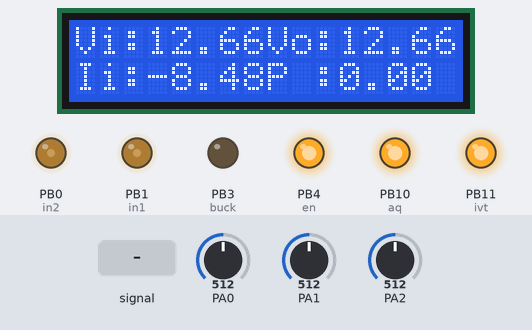
Recording of a sketch running on a simulated STM32 Blue Pill. Shown: 16×2 character LCD, output pins drawn as LEDs (lit = HIGH). Dashed ring = blinking. The inputs (shaded band) are chosen by the test bench; at power-on: PA0 = 512, PA2 = 512, PA1 = 512. What the sketch prints to the serial monitor is not drawn.

Above: at 2.08 s.
2.4 s: PA0 set to 629
At 3.52 s:
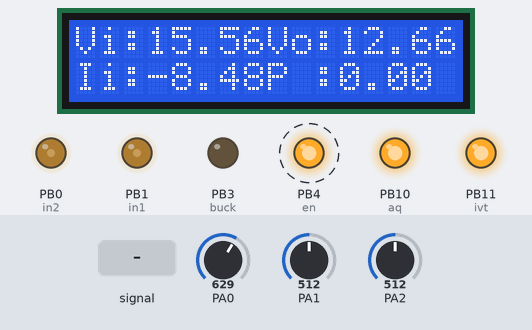
5.2 s: PA0 set to 659
At 5.69 s:
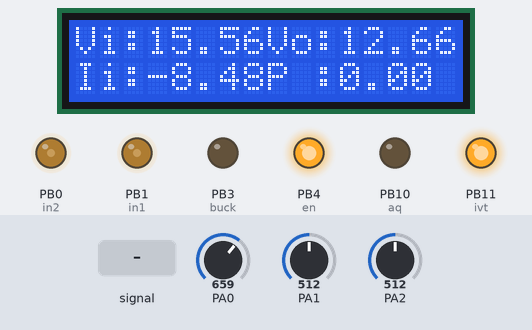
8.2 s: PA2 set to 716
At 9.0 s:
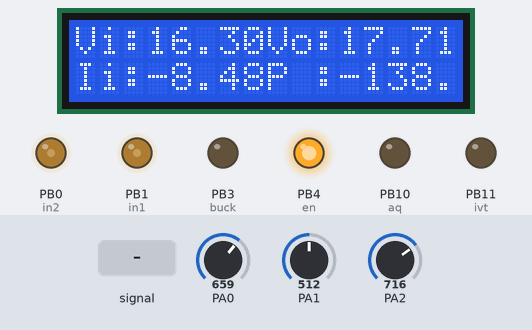
10.2 s: PA0 fed a 2 Hz sine of ±306 counts around its level
At 10.75 s:
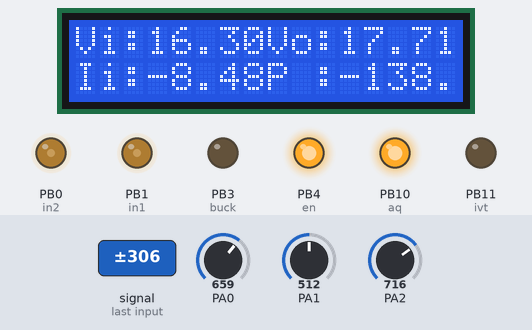
13.1 s: PA2 set to 511
At 15.82 s:
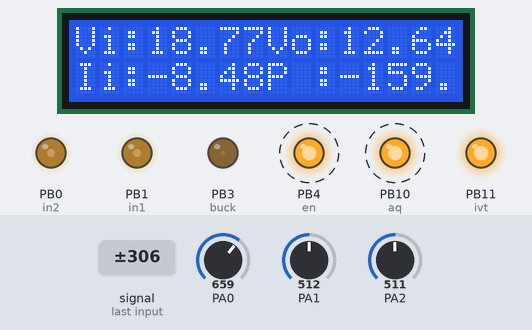
16.1 s: PA2 fed a 2 Hz sine of ±306 counts around its level
At 18.71 s:
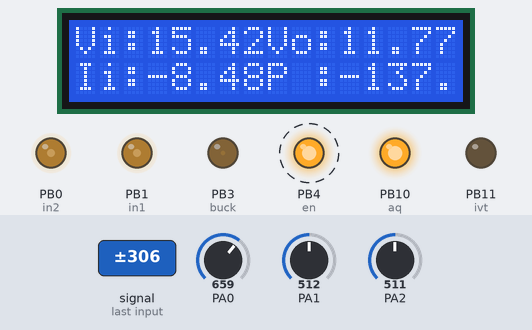
Timing chart, 0 to 20.1 s (numbered marks = the images above; inputs shaded):
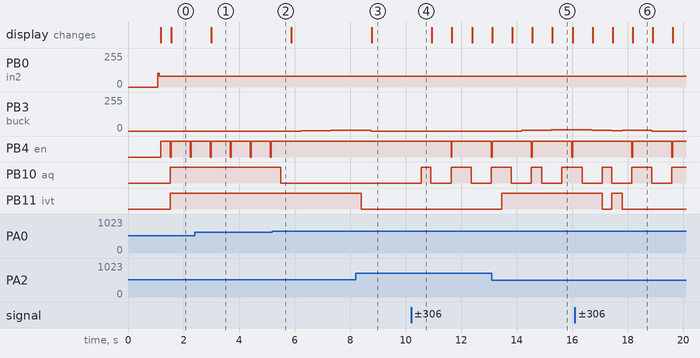

The sketch:

code.ino
```cpp
#include <PID_v1.h>
#include "STM32TimerInterrupt.h"
#include "STM32_ISR_Timer.h"
#define   en     PB4
#define   buck   PB3
#define   in1    PB1
#define   in2    PB0
#define   ivt    PB11
#define   aq     PB10
#include <Wire.h>
#include <LiquidCrystal_I2C.h>
LiquidCrystal_I2C lcd(0x27,16,2);
STM32Timer ITimer(TIM1);
STM32_ISR_Timer ISR_Timer;
int dem=0;
float vout,vset=13;
float vin;
long tg1;
float i_in;
int ma1[]={
50 ,100 ,151 ,201 ,250 ,300 ,349 ,398 ,446 ,494 ,
542 ,589 ,635 ,681 ,726 ,771 ,814 ,857 ,899 ,940 ,
981 ,1020 ,1058 ,1095 ,1131 ,1166 ,1200 ,1233 ,1264 ,1294 ,
1323 ,1351 ,1377 ,1402 ,1426 ,1448 ,1468 ,1488 ,1505 ,1522 ,
1536 ,1550 ,1561 ,1572 ,1580 ,1587 ,1593 ,1597 ,1599 ,1600 ,
1599 ,1597 ,1593 ,1587 ,1580 ,1572 ,1561 ,1550 ,1536 ,1522 ,
1505 ,1488 ,1468 ,1448 ,1426 ,1402 ,1377 ,1351 ,1323 ,1294 ,
1264 ,1233 ,1200 ,1166 ,1131 ,1095 ,1058 ,1020 ,981 ,940 ,
899 ,857 ,814 ,771 ,726 ,681 ,635 ,589 ,542 ,494 ,
446 ,398 ,349 ,300 ,250 ,201 ,151 ,100 ,50 ,0 ,
0 ,0 ,0 ,0 ,0 ,0 ,0 ,0 ,0 ,0 ,
0 ,0 ,0 ,0 ,0 ,0 ,0 ,0 ,0 ,0 ,
0 ,0 ,0 ,0 ,0 ,0 ,0 ,0 ,0 ,0 ,
0 ,0 ,0 ,0 ,0 ,0 ,0 ,0 ,0 ,0 ,
0 ,0 ,0 ,0 ,0 ,0 ,0 ,0 ,0 ,0 ,
0 ,0 ,0 ,0 ,0 ,0 ,0 ,0 ,0 ,0 ,
0 ,0 ,0 ,0 ,0 ,0 ,0 ,0 ,0 ,0 ,
0 ,0 ,0 ,0 ,0 ,0 ,0 ,0 ,0 ,0 ,
0 ,0 ,0 ,0 ,0 ,0 ,0 ,0 ,0 ,0 ,
0 ,0 ,0 ,0 ,0 ,0 ,0 ,0 ,0 ,0};

int ma2[] = {
0 ,0 ,0 ,0 ,0 ,0 ,0 ,0 ,0 ,0 ,
0 ,0 ,0 ,0 ,0 ,0 ,0 ,0 ,0 ,0 ,
0 ,0 ,0 ,0 ,0 ,0 ,0 ,0 ,0 ,0 ,
0 ,0 ,0 ,0 ,0 ,0 ,0 ,0 ,0 ,0 ,
0 ,0 ,0 ,0 ,0 ,0 ,0 ,0 ,0 ,0 ,
0 ,0 ,0 ,0 ,0 ,0 ,0 ,0 ,0 ,0 ,
0 ,0 ,0 ,0 ,0 ,0 ,0 ,0 ,0 ,0 ,
0 ,0 ,0 ,0 ,0 ,0 ,0 ,0 ,0 ,0 ,
0 ,0 ,0 ,0 ,0 ,0 ,0 ,0 ,0 ,0 ,
0 ,0 ,0 ,0 ,0 ,0 ,0 ,0 ,0 ,0 ,
50 ,100 ,151 ,201 ,250 ,300 ,349 ,398 ,446 ,494 ,
542 ,589 ,635 ,681 ,726 ,771 ,814 ,857 ,899 ,940 ,
981 ,1020 ,1058 ,1095 ,1131 ,1166 ,1200 ,1233 ,1264 ,1294 ,
1323 ,1351 ,1377 ,1402 ,1426 ,1448 ,1468 ,1488 ,1505 ,1522 ,
1536 ,1550 ,1561 ,1572 ,1580 ,1587 ,1593 ,1597 ,1599 ,1600 ,
1599 ,1597 ,1593 ,1587 ,1580 ,1572 ,1561 ,1550 ,1536 ,1522 ,
1505 ,1488 ,1468 ,1448 ,1426 ,1402 ,1377 ,1351 ,1323 ,1294 ,
1264 ,1233 ,1200 ,1166 ,1131 ,1095 ,1058 ,1020 ,981 ,940 ,
899 ,857 ,814 ,771 ,726 ,681 ,635 ,589 ,542 ,494 ,
446 ,398 ,349 ,300 ,250 ,201 ,151 ,100 ,50 ,0};

//////////////////////
double kp=4,ki=10,kd=0.001;
long pwm1;
int adc_f;
float p,ptrc;
double input=0, output=0, setpoint=0;
PID myPID(&input, &output, &setpoint,kp,ki,kd, DIRECT);
int pwmbuck;
void ngattimer()
{
    dem++;if(dem>=200)dem=0;
    analogWrite(in1,ma1[dem]);
    analogWrite(in2,ma2[dem]);

}
void setup() {
  // put your setup code here, to run once:
  Serial.begin(9600);
  for(int i=0;i<100;i++)
  {

    ma1[i]=250*sin(100*3.14*(float)i/10000.0);
    ma2[i]=0;

    }

  for(int i=100;i<200;i++)
  {
    ma2[i]=250*sin(100*3.14*(float)(i-100)/10000.0);
    ma1[i]=0;
    }
  pinMode(ivt,OUTPUT);
  pinMode(aq,OUTPUT);
  pinMode(PA0,INPUT);
  pinMode(PA1,INPUT);
  pinMode(PA2,INPUT);
  pinMode(en,OUTPUT);
  pinMode(in1,OUTPUT);
  pinMode(in2,OUTPUT);
  pinMode(buck,OUTPUT);
  digitalWrite(en,0);
  delay(1000);
  analogWriteFrequency(100000);
  myPID.SetMode(AUTOMATIC);
  myPID.SetSampleTime(1);
  myPID.SetOutputLimits(-255,255);
  ITimer.attachInterruptInterval(100, ngattimer);
  for(int i=0;i<1000;i++)
      {
        adc_f+=analogRead(PA1);
      }
  adc_f=(adc_f/1000)*3300/1023;
  Serial.println(adc_f);
  lcd.init();
  lcd.backlight();
//C:\Users\Admin\AppData\Local\Temp\arduino_build_384351
}

void loop() {
  for(int i=0;i<1000;i++)
  {
  vin+=analogRead(PA0)*3.3/1023*11.5/1.5;
  digitalWrite(en,1);
  vout+=analogRead(PA2)*3.3/1023*11.5/1.5;
  i_in+=analogRead(PA1);
}
  vin=vin/1000;
  vout=vout/1000;
  i_in=i_in/1000*3300/1023;
  i_in=(i_in-2500)/100;
  if(vin>=16)
  {
        digitalWrite(en,1);
        digitalWrite(aq,0);
        input = vout;
        setpoint=vset;
        //setpoint=20;
        pwm1+=output;
        if(pwm1>180)pwm1=180;
        if(pwm1<0)pwm1=0;
        buck_out(pwm1);

        while(!myPID.Compute()){}
        ////tim diem cong suat cuc dai
        if(vout-vset<=2)
        {
          ptrc=p;
          p=vin*i_in;
          if(p>ptrc)vset+=0.05;
          if(p<ptrc)vset-=0.05;
          if(vset>=15)vset=15;
          if(vset<13)vset=13;
          }

    }
  if(vin<16)
  {
    digitalWrite(aq,1);
    digitalWrite(en,0);
  }
  if(vout>12&&vout<14)
          {
            digitalWrite(ivt,1);

            }
            else digitalWrite(ivt,0);
  if(millis()-tg1>=500)
  {
    tg1=millis();
    Serial.print(vin);Serial.print("    ");Serial.print(i_in);Serial.print("    ");Serial.println(vout);
    lcd.setCursor(0,0);lcd.print("Vi:");lcd.print(vin);
    lcd.setCursor(8,0);lcd.print("Vo:");lcd.print(vout);
    lcd.setCursor(0,1);lcd.print("Ii:");lcd.print(i_in);
    lcd.setCursor(8,1);lcd.print("P :");lcd.print(p);
  }
  i_in=0;
  vin=0;
  vout=0;
}
void buck_out(int a)
{
  if(a>250)a=255;
  if(a<0)a=0;
  analogWrite(buck,a);
  }
```

Measured:
- the behaviour switches between 646 and 647 on PA0 (found by bisection; images 1 and 2)
- after the input at 2.4 s, the display: changes after 0.60 s (image 1)
- after the input at 5.2 s, PB3 (buck): moves from 0/255 to 6/255 over 1.8 s, starting after 1.0 s; PB4 (en): stops changing and stays HIGH; PB10 (aq): HIGH → LOW after 0.30 s
- after the input at 8.2 s, PB11 (ivt): HIGH → LOW after 0.20 s; the display: changes after 0.58 s (image 3)
- after the input at 10.2 s, PB4 (en): HIGH → LOW after 1.4 s, → HIGH 0.03 s later, → LOW 1.4 s later; PB10 (aq): goes HIGH 0.34 s, LOW 0.72 s, HIGH 0.72 s, LOW 0.72 s, then HIGH, starting after 0.37 s
- after the input at 13.1 s, PB3 (buck): 0/255 → 6/255 after 1.1 s, → 7/255 0.72 s later, → 8/255 0.34 s later; PB11 (ivt): LOW → HIGH after 0.36 s
- after the input at 16.1 s, PB11 (ivt): HIGH → LOW after 0.98 s, → HIGH 0.34 s later, → LOW 0.38 s later
- by itself, PB4 (en): alternates HIGH for 0.69 s and LOW for 0.03 s
